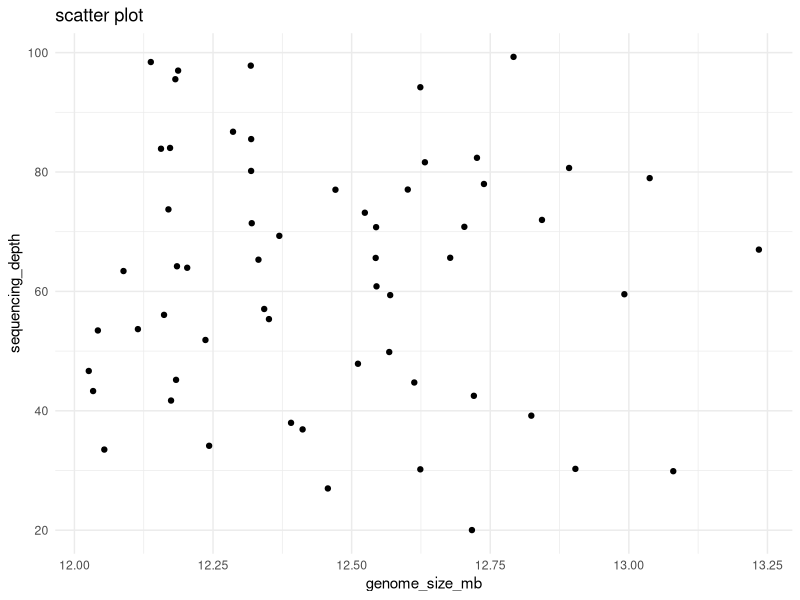

Write the R code that produced this figure.
## ---- chunk 1
library("tidyverse")
yeast_genome <- read_csv("yeast_genome_metadata.csv") %>% #reading the .csv file
  filter (genome_size_mb > 12) %>% #removing all the data points less than 12
  mutate(log_depth = log(sequencing_depth)) %>% # creating a new qualum whre I will save all the value sequencing_depth after taking the log
  select (gc_content, genome_size_mb, sequencing_depth) %>% #selecting the columns which we need
  write_csv("partner_a_filtered.csv") #savig the csv file

yeast_genome_matrix <- as.matrix(yeast_genome) # cnverting the dataset to matrix form

write.csv(yeast_genome_matrix, "partner_a_matrix.csv") # save as csv

mean_gc_content <- mean(yeast_genome_matrix[,"gc_content"]) # taking mean
mean_gc_content
## ---- chunk 2
ggplot(data = yeast_genome_matrix, aes(x = genome_size_mb, y = sequencing_depth)) +
  geom_point() +
  labs(title = "scatter plot", x = "genome_size_mb", y = "sequencing_depth") +
  theme_minimal() #plotting the scatterplot
